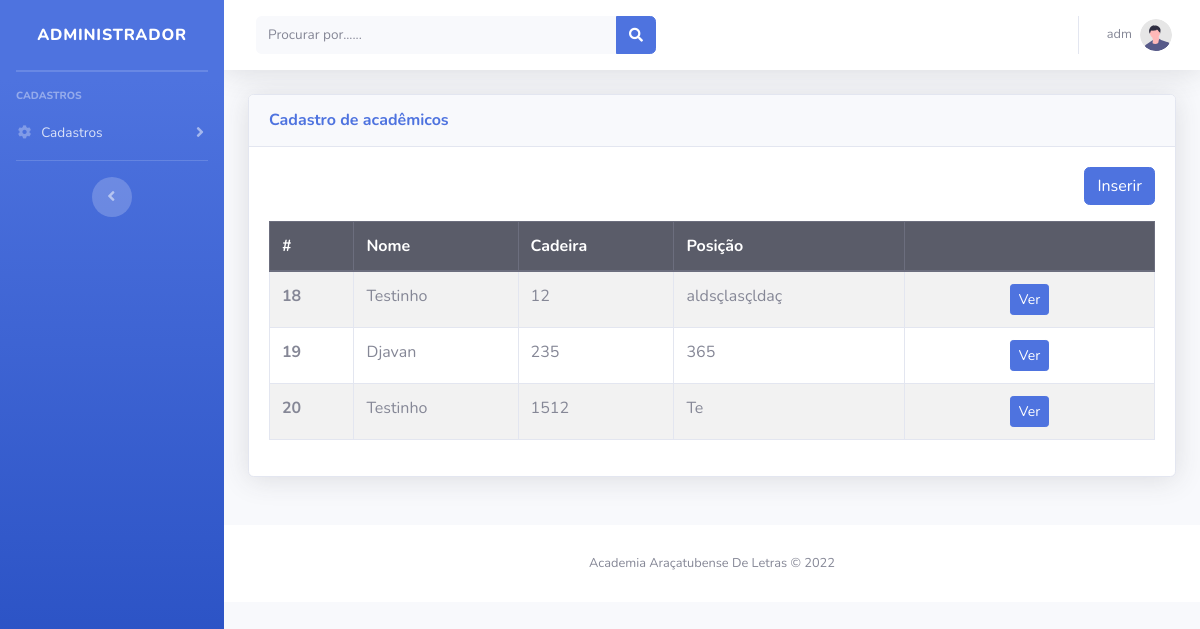
/modulos/academicos/academicos.php (signed in), run on an earlier commit of the app's database.
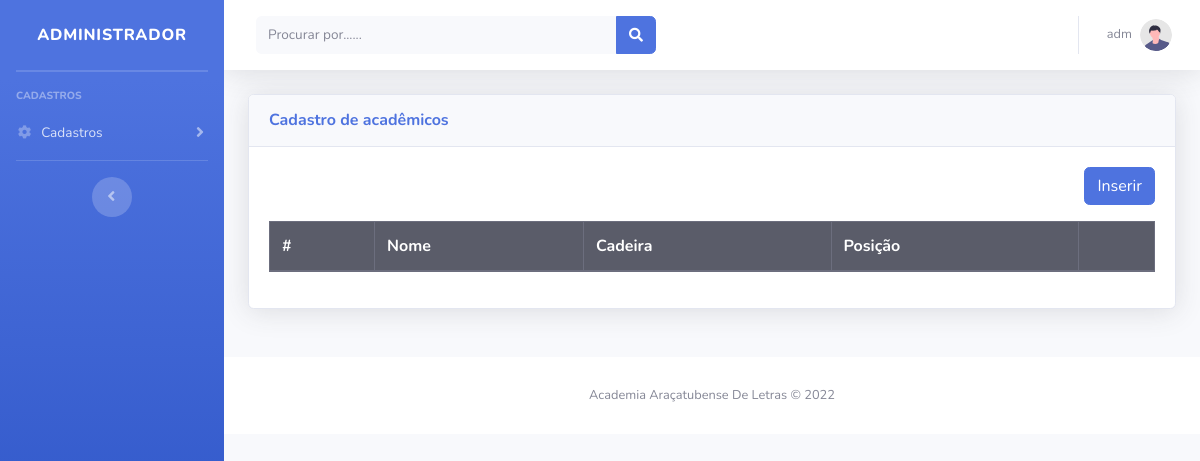
And on a later commit of the database.
### tables this page shows
CREATE TABLE `usuario` (
  `id` int(11) NOT NULL,
  `nome` varchar(150) NOT NULL,
  `email` varchar(100) NOT NULL,
  `telefone` bigint(20) NOT NULL,
  `senha` varchar(20) NOT NULL
);

CREATE TABLE `academicos` (
  `idAcad` int(11) NOT NULL,
  `nomeAcad` varchar(150) NOT NULL,
  `cadeiraAcad` varchar(10) NOT NULL,
  `posicaoAcad` varchar(50) NOT NULL,
  `sobreAcad` text NOT NULL,
  `fotoAcad` varchar(200) NOT NULL
);

### config.php (called while the page is built, shortened)
<?php
    function arquivo($file)
    {
        return ROOT_PATH . $file;
    }
    function usuario()
    {
        $id = $_SESSION['usuario'];
        $sql = "SELECT * FROM usuario WHERE id = $id";
        $query = $GLOBALS['conexaoBanco']->query($sql);
        return $query->fetch();
    }

### modulos/academicos/academicos.php (the view, shortened to what this page needs)
<!DOCTYPE html>
<html lang="pt-br">
<?php
include '../../config.php';
?>
<?php include_once path('template/head.php'); ?>
<body id="page-top">
    <div id="wrapper">
        <?php include_once path('template/sidebar.php'); ?>
        <div id="content-wrapper" class="d-flex flex-column">
            <div id="content">
                <?php include_once path('template/navbar.php'); ?>
                <div class="container-fluid">
                    <div class="row">
                        <div class="col-12 mb-4">
                            <div class="card shadow mb-4">
                                <div class="card-header py-3">
                                    <h6 class="m-0 font-weight-bold text-primary">Cadastro de acadêmicos</h6>
                                </div>
                                <div class="card-body">
                                    <div class="text-right mb-3">
                                        <a class="btn btn-primary" href="inserirAcad.php">Inserir</a>
                                    </div>
                                    <table class="table table-bordered table-striped">
                                        <thead>
                                            <tr class="thead-dark">
                                                <th>#</th>
                                                <th>Nome</th>
                                                <th>Cadeira</th>
                                                <th>Posição</th>
                                                <th></th>
                                            </tr>
                                        </thead>
                                        <tbody>
                                            <?php
                                            $pdo = Banco::conectar();
                                            $sql = 'SELECT * FROM  academicos';
                                            foreach ($pdo->query($sql) as $row) { ?>
                                                <tr>
                                                    <th scope="row"><?= $row['idAcad'] ?></th>
                                                    <td><?= $row['nomeAcad'] ?></td>
                                                    <td><?= $row['cadeiraAcad'] ?></td>
                                                    <td><?= $row['posicaoAcad'] ?></td>
                                                    <td width='250' class="text-center">
                                                        <a class="btn btn-sm btn-primary " href="visualizar.php?idAcad=<?= $row['idAcad'] ?>">Ver</a>
                                                    </td>
                                                </tr>
                                            <?php }
                                            ?>
                                        </tbody>
                                    </table>
                                </div>
                            </div>
                        </div>
                    </div>
                </div>
                <footer class="sticky-footer bg-white">
                    <div class="container my-auto">
                        <div class="copyright text-center my-auto">
                            <span>Academia Araçatubense De Letras &copy; 2022</span>
                        </div>
                    </div>
                </footer>
            </div>
        </div>
</body>
</html>

### template/head.php (shortened to what this page needs)
<head>
    <link href="<?= arquivo("vendor/fontawesome-free/css/all.min.css") ?>" rel="stylesheet" type="text/css">
    <link href="<?= arquivo("css/sb-admin-2.min.css") ?>" rel="stylesheet">
</head>

### template/sidebar.php
<ul class="navbar-nav bg-gradient-primary sidebar sidebar-dark accordion" id="accordionSidebar">
<a class="sidebar-brand d-flex align-items-center justify-content-center" href="<?= arquivo('modulos/painel/painel.php') ?>">
    <div class="sidebar-brand-text mx-3">Administrador</div>
</a>
<hr class="sidebar-divider my-0">
<hr class="sidebar-divider">
<div class="sidebar-heading">
    Cadastros
</div>
<?php
    include_once("menu.php");
?>
<hr class="sidebar-divider">
<div class="text-center d-none d-md-inline">
    <button class="rounded-circle border-0" id="sidebarToggle"></button>
</div>
</ul>

### template/menu.php (shortened to what this page needs)
<li class="nav-item">
    <a class="nav-link collapsed" href="#" data-toggle="collapse" data-target="#collapseTwo" aria-expanded="true" aria-controls="collapseTwo">
        <i class="fas fa-fw fa-cog"></i>
        <span>Cadastros</span>
    </a>
</li>

### template/navbar.php (shortened to what this page needs)
<nav class="navbar navbar-expand navbar-light bg-white topbar mb-4 static-top shadow">
    <form class="d-none d-sm-inline-block form-inline mr-auto ml-md-3 my-2 my-md-0 mw-100 navbar-search">
        <div class="input-group">
            <input type="text" class="form-control bg-light border-0 small" placeholder="Procurar por......" aria-label="Search" aria-describedby="basic-addon2">
            <div class="input-group-append">
                <button class="btn btn-primary" type="button">
                    <i class="fas fa-search fa-sm"></i>
                </button>
            </div>
        </div>
    </form>
    <ul class="navbar-nav ml-auto">
        <li class="nav-item dropdown no-arrow">
            <a class="nav-link dropdown-toggle" href="#" id="userDropdown" role="button" data-toggle="dropdown" aria-haspopup="true" aria-expanded="false">
                <span class="mr-2 d-none d-lg-inline text-gray-600 small"><?= usuario()['nome'] ?></span>
                <img class="img-profile rounded-circle" src="<?= arquivo('img/undraw_profile.svg') ?>">
            </a>
        </li>
    </ul>
</nav>

What changed in the data, as far as the page shows it:
removed academicos: idAcad "18", nomeAcad "Testinho", cadeiraAcad "12", posicaoAcad "aldsçlasçldaç"
removed academicos: idAcad "19", nomeAcad "Djavan", cadeiraAcad "235", posicaoAcad "365"
removed academicos: idAcad "20", nomeAcad "Testinho", cadeiraAcad "1512", posicaoAcad "Te"
